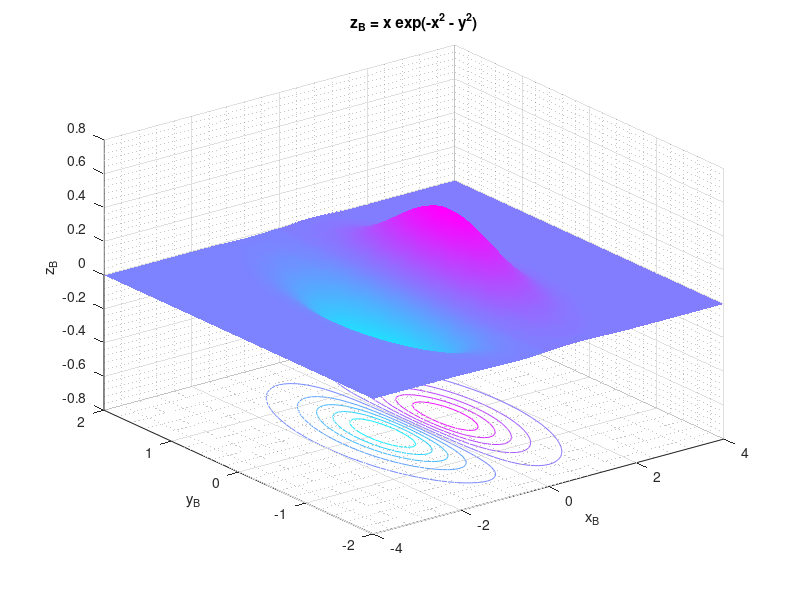

This chart was generated by the following MATLAB code:
%% my3Dfun1
% Function domain
[x,y] = meshgrid(-4:0.1:4,-2:0.1:2)
% Function values
z = x.*exp(-x.^2-y.^2)
% Figure initialization
figure(1)
% Plotting figure
surfc(x,y,z)
% Title
title('z_B = x exp(-x^2 - y^2)')
% Labels
xlabel('x_B')
ylabel('y_B')
zlabel('z_B')
% Grid
grid MINOR
% Colormap
colormap(cool)
% Shading
shading interp
